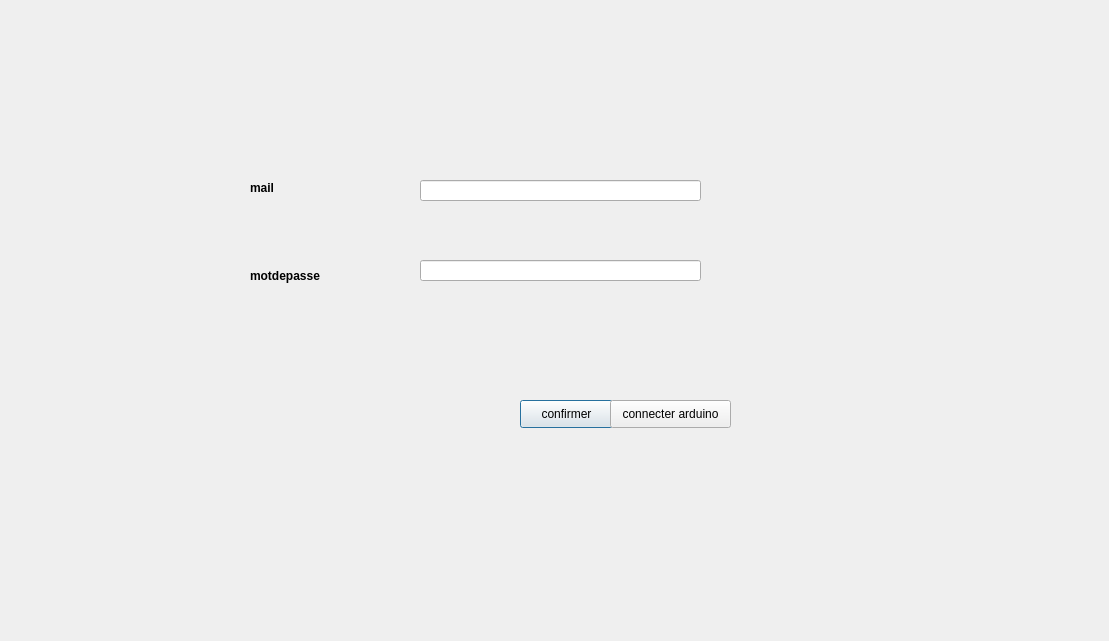
<?xml version="1.0" encoding="UTF-8"?>
<ui version="4.0">
 <class>login</class>
 <widget class="QDialog" name="login">
  <property name="geometry">
   <rect>
    <x>0</x>
    <y>0</y>
    <width>1109</width>
    <height>641</height>
   </rect>
  </property>
  <property name="windowTitle">
   <string>Dialog</string>
  </property>
  <widget class="QLineEdit" name="le_motdepasse">
   <property name="geometry">
    <rect>
     <x>420</x>
     <y>260</y>
     <width>281</width>
     <height>21</height>
    </rect>
   </property>
  </widget>
  <widget class="QPushButton" name="pushButton">
   <property name="geometry">
    <rect>
     <x>520</x>
     <y>400</y>
     <width>93</width>
     <height>28</height>
    </rect>
   </property>
   <property name="text">
    <string>confirmer</string>
   </property>
  </widget>
  <widget class="QLabel" name="MAIL">
   <property name="geometry">
    <rect>
     <x>250</x>
     <y>180</y>
     <width>56</width>
     <height>16</height>
    </rect>
   </property>
   <property name="font">
    <font>
     <pointsize>9</pointsize>
     <weight>75</weight>
     <bold>true</bold>
    </font>
   </property>
   <property name="text">
    <string>mail</string>
   </property>
  </widget>
  <widget class="QLabel" name="MOTDEPASSE">
   <property name="geometry">
    <rect>
     <x>250</x>
     <y>260</y>
     <width>111</width>
     <height>31</height>
    </rect>
   </property>
   <property name="font">
    <font>
     <pointsize>9</pointsize>
     <weight>75</weight>
     <bold>true</bold>
    </font>
   </property>
   <property name="text">
    <string>motdepasse</string>
   </property>
  </widget>
  <widget class="QPushButton" name="pushButton_2">
   <property name="geometry">
    <rect>
     <x>610</x>
     <y>400</y>
     <width>121</width>
     <height>28</height>
    </rect>
   </property>
   <property name="text">
    <string>connecter arduino</string>
   </property>
  </widget>
  <widget class="QLineEdit" name="le_mail">
   <property name="geometry">
    <rect>
     <x>420</x>
     <y>180</y>
     <width>281</width>
     <height>21</height>
    </rect>
   </property>
  </widget>
 </widget>
 <resources/>
 <connections/>
</ui>
